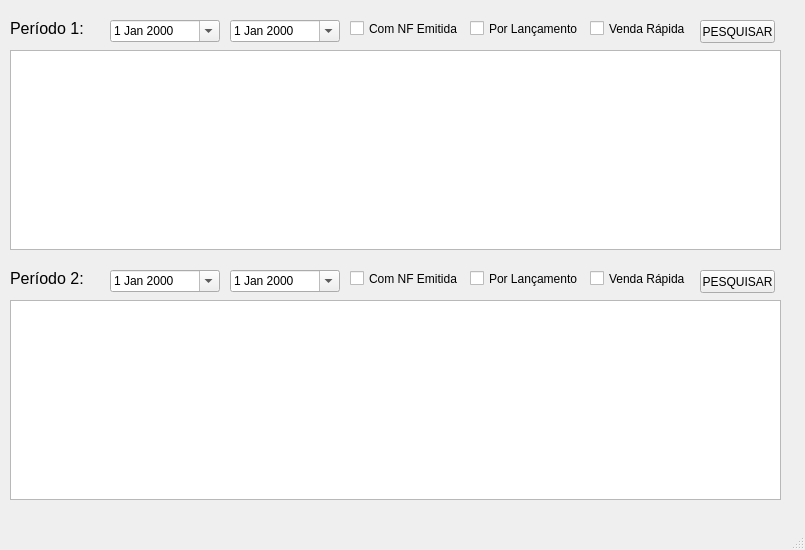
<?xml version="1.0" encoding="UTF-8"?>
<ui version="4.0">
 <class>MainWindow</class>
 <widget class="QMainWindow" name="MainWindow">
  <property name="geometry">
   <rect>
    <x>0</x>
    <y>0</y>
    <width>805</width>
    <height>550</height>
   </rect>
  </property>
  <property name="windowTitle">
   <string>Comparativo de A&amp;B</string>
  </property>
  <widget class="QWidget" name="centralwidget">
   <widget class="QDateEdit" name="dateEditInicio_1">
    <property name="geometry">
     <rect>
      <x>110</x>
      <y>20</y>
      <width>110</width>
      <height>22</height>
     </rect>
    </property>
    <property name="calendarPopup">
     <bool>true</bool>
    </property>
   </widget>
   <widget class="QDateEdit" name="dateEditFim_1">
    <property name="geometry">
     <rect>
      <x>230</x>
      <y>20</y>
      <width>110</width>
      <height>22</height>
     </rect>
    </property>
    <property name="calendarPopup">
     <bool>true</bool>
    </property>
   </widget>
   <widget class="QLabel" name="labelPeriodo_1">
    <property name="geometry">
     <rect>
      <x>10</x>
      <y>20</y>
      <width>101</width>
      <height>16</height>
     </rect>
    </property>
    <property name="font">
     <font>
      <pointsize>12</pointsize>
     </font>
    </property>
    <property name="text">
     <string>Período 1:</string>
    </property>
   </widget>
   <widget class="QPushButton" name="pushButtonPesquisar_1">
    <property name="geometry">
     <rect>
      <x>700</x>
      <y>20</y>
      <width>75</width>
      <height>23</height>
     </rect>
    </property>
    <property name="text">
     <string>PESQUISAR</string>
    </property>
   </widget>
   <widget class="QTableWidget" name="tableWidgetComparativo_1">
    <property name="geometry">
     <rect>
      <x>10</x>
      <y>50</y>
      <width>771</width>
      <height>200</height>
     </rect>
    </property>
   </widget>
   <widget class="QCheckBox" name="checkBoxLancamento_1">
    <property name="geometry">
     <rect>
      <x>470</x>
      <y>20</y>
      <width>121</width>
      <height>17</height>
     </rect>
    </property>
    <property name="text">
     <string>Por Lançamento</string>
    </property>
   </widget>
   <widget class="QDateEdit" name="dateEditFim_2">
    <property name="geometry">
     <rect>
      <x>230</x>
      <y>270</y>
      <width>110</width>
      <height>22</height>
     </rect>
    </property>
    <property name="calendarPopup">
     <bool>true</bool>
    </property>
   </widget>
   <widget class="QDateEdit" name="dateEditInicio_2">
    <property name="geometry">
     <rect>
      <x>110</x>
      <y>270</y>
      <width>110</width>
      <height>22</height>
     </rect>
    </property>
    <property name="calendarPopup">
     <bool>true</bool>
    </property>
   </widget>
   <widget class="QLabel" name="labelPeriodo_2">
    <property name="geometry">
     <rect>
      <x>10</x>
      <y>270</y>
      <width>101</width>
      <height>16</height>
     </rect>
    </property>
    <property name="font">
     <font>
      <pointsize>12</pointsize>
     </font>
    </property>
    <property name="text">
     <string>Período 2:</string>
    </property>
   </widget>
   <widget class="QTableWidget" name="tableWidgetComparativo_2">
    <property name="geometry">
     <rect>
      <x>10</x>
      <y>300</y>
      <width>771</width>
      <height>200</height>
     </rect>
    </property>
   </widget>
   <widget class="QCheckBox" name="checkBoxLancamento_2">
    <property name="geometry">
     <rect>
      <x>470</x>
      <y>270</y>
      <width>121</width>
      <height>17</height>
     </rect>
    </property>
    <property name="text">
     <string>Por Lançamento</string>
    </property>
   </widget>
   <widget class="QPushButton" name="pushButtonPesquisar_2">
    <property name="geometry">
     <rect>
      <x>700</x>
      <y>270</y>
      <width>75</width>
      <height>23</height>
     </rect>
    </property>
    <property name="text">
     <string>PESQUISAR</string>
    </property>
   </widget>
   <widget class="QCheckBox" name="checkBoxComNota_1">
    <property name="geometry">
     <rect>
      <x>350</x>
      <y>20</y>
      <width>121</width>
      <height>17</height>
     </rect>
    </property>
    <property name="text">
     <string>Com NF Emitida</string>
    </property>
   </widget>
   <widget class="QCheckBox" name="checkBoxComNota_2">
    <property name="geometry">
     <rect>
      <x>350</x>
      <y>270</y>
      <width>121</width>
      <height>17</height>
     </rect>
    </property>
    <property name="text">
     <string>Com NF Emitida</string>
    </property>
   </widget>
   <widget class="QCheckBox" name="checkBoxVendaRapida_1">
    <property name="geometry">
     <rect>
      <x>590</x>
      <y>20</y>
      <width>101</width>
      <height>17</height>
     </rect>
    </property>
    <property name="text">
     <string>Venda Rápida</string>
    </property>
   </widget>
   <widget class="QCheckBox" name="checkBoxVendaRapida_2">
    <property name="geometry">
     <rect>
      <x>590</x>
      <y>270</y>
      <width>111</width>
      <height>17</height>
     </rect>
    </property>
    <property name="text">
     <string>Venda Rápida</string>
    </property>
   </widget>
  </widget>
  <widget class="QMenuBar" name="menubar">
   <property name="geometry">
    <rect>
     <x>0</x>
     <y>0</y>
     <width>805</width>
     <height>26</height>
    </rect>
   </property>
  </widget>
  <widget class="QStatusBar" name="statusbar"/>
 </widget>
 <resources/>
 <connections/>
</ui>
